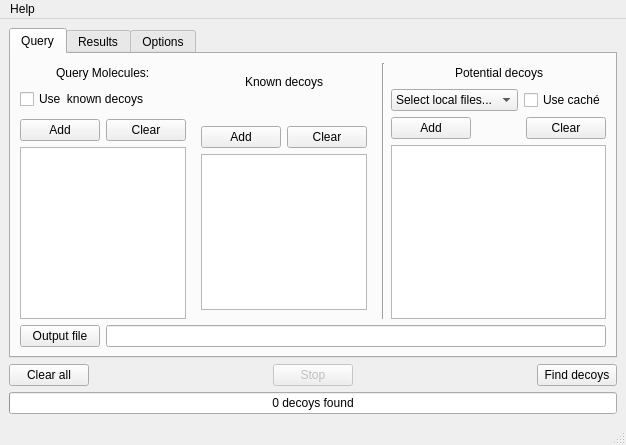
<?xml version="1.0" encoding="UTF-8"?>
<ui version="4.0">
 <class>MainWindow</class>
 <widget class="QMainWindow" name="MainWindow">
  <property name="geometry">
   <rect>
    <x>0</x>
    <y>0</y>
    <width>597</width>
    <height>443</height>
   </rect>
  </property>
  <property name="windowTitle">
   <string>Decoy Finder</string>
  </property>
  <widget class="QWidget" name="centralwidget">
   <layout class="QVBoxLayout" name="verticalLayout_4">
    <item>
     <widget class="QTabWidget" name="tabWidget">
      <property name="enabled">
       <bool>true</bool>
      </property>
      <property name="currentIndex">
       <number>0</number>
      </property>
      <widget class="QWidget" name="tabWidgetPage1">
       <attribute name="title">
        <string>Query</string>
       </attribute>
       <layout class="QVBoxLayout" name="verticalLayout_5">
        <item>
         <layout class="QHBoxLayout" name="horizontalLayout">
          <item>
           <layout class="QVBoxLayout" name="verticalLayout">
            <item>
             <layout class="QHBoxLayout" name="horizontalLayout_4">
              <item>
               <spacer name="horizontalSpacer_15">
                <property name="orientation">
                 <enum>Qt::Horizontal</enum>
                </property>
                <property name="sizeHint" stdset="0">
                 <size>
                  <width>40</width>
                  <height>20</height>
                 </size>
                </property>
               </spacer>
              </item>
              <item>
               <widget class="QLabel" name="label">
                <property name="text">
                 <string>Query Molecules:</string>
                </property>
               </widget>
              </item>
              <item>
               <spacer name="horizontalSpacer_2">
                <property name="orientation">
                 <enum>Qt::Horizontal</enum>
                </property>
                <property name="sizeHint" stdset="0">
                 <size>
                  <width>40</width>
                  <height>20</height>
                 </size>
                </property>
               </spacer>
              </item>
             </layout>
            </item>
            <item>
             <layout class="QGridLayout" name="gridLayout_2">
              <property name="bottomMargin">
               <number>4</number>
              </property>
              <item row="0" column="0">
               <widget class="QCheckBox" name="kdecoysCheckBox">
                <property name="text">
                 <string>Use  known decoys</string>
                </property>
               </widget>
              </item>
             </layout>
            </item>
            <item>
             <layout class="QHBoxLayout" name="horizontalLayout_6">
              <item>
               <widget class="QPushButton" name="addQueryButton">
                <property name="text">
                 <string>Add</string>
                </property>
               </widget>
              </item>
              <item>
               <spacer name="horizontalSpacer_7">
                <property name="orientation">
                 <enum>Qt::Horizontal</enum>
                </property>
                <property name="sizeHint" stdset="0">
                 <size>
                  <width>40</width>
                  <height>20</height>
                 </size>
                </property>
               </spacer>
              </item>
              <item>
               <widget class="QPushButton" name="pushButton">
                <property name="text">
                 <string>Clear</string>
                </property>
               </widget>
              </item>
             </layout>
            </item>
            <item>
             <widget class="QListWidget" name="queryList"/>
            </item>
           </layout>
          </item>
          <item>
           <widget class="QFrame" name="kdecoysFrame">
            <property name="frameShape">
             <enum>QFrame::NoFrame</enum>
            </property>
            <property name="lineWidth">
             <number>0</number>
            </property>
            <layout class="QVBoxLayout" name="verticalLayout_6">
             <item>
              <layout class="QHBoxLayout" name="horizontalLayout_2">
               <item>
                <spacer name="horizontalSpacer_16">
                 <property name="orientation">
                  <enum>Qt::Horizontal</enum>
                 </property>
                 <property name="sizeHint" stdset="0">
                  <size>
                   <width>40</width>
                   <height>20</height>
                  </size>
                 </property>
                </spacer>
               </item>
               <item>
                <widget class="QLabel" name="label_3">
                 <property name="text">
                  <string>Known decoys</string>
                 </property>
                </widget>
               </item>
               <item>
                <spacer name="horizontalSpacer_12">
                 <property name="orientation">
                  <enum>Qt::Horizontal</enum>
                 </property>
                 <property name="sizeHint" stdset="0">
                  <size>
                   <width>40</width>
                   <height>20</height>
                  </size>
                 </property>
                </spacer>
               </item>
              </layout>
             </item>
             <item>
              <layout class="QVBoxLayout" name="verticalLayout_7">
               <property name="topMargin">
                <number>14</number>
               </property>
               <property name="bottomMargin">
                <number>14</number>
               </property>
               <item>
                <spacer name="verticalSpacer">
                 <property name="orientation">
                  <enum>Qt::Vertical</enum>
                 </property>
                 <property name="sizeType">
                  <enum>QSizePolicy::Preferred</enum>
                 </property>
                 <property name="sizeHint" stdset="0">
                  <size>
                   <width>0</width>
                   <height>0</height>
                  </size>
                 </property>
                </spacer>
               </item>
              </layout>
             </item>
             <item>
              <layout class="QHBoxLayout" name="horizontalLayout_9">
               <item>
                <widget class="QPushButton" name="addDecoysButton">
                 <property name="text">
                  <string>Add</string>
                 </property>
                </widget>
               </item>
               <item>
                <spacer name="horizontalSpacer_14">
                 <property name="orientation">
                  <enum>Qt::Horizontal</enum>
                 </property>
                 <property name="sizeHint" stdset="0">
                  <size>
                   <width>40</width>
                   <height>20</height>
                  </size>
                 </property>
                </spacer>
               </item>
               <item>
                <widget class="QPushButton" name="pushButton_4">
                 <property name="text">
                  <string>Clear</string>
                 </property>
                </widget>
               </item>
              </layout>
             </item>
             <item>
              <widget class="QListWidget" name="decoyList"/>
             </item>
            </layout>
           </widget>
          </item>
          <item>
           <widget class="Line" name="line">
            <property name="orientation">
             <enum>Qt::Vertical</enum>
            </property>
           </widget>
          </item>
          <item>
           <layout class="QVBoxLayout" name="verticalLayout_2">
            <item>
             <layout class="QHBoxLayout" name="horizontalLayout_5">
              <item>
               <spacer name="horizontalSpacer_17">
                <property name="orientation">
                 <enum>Qt::Horizontal</enum>
                </property>
                <property name="sizeHint" stdset="0">
                 <size>
                  <width>40</width>
                  <height>20</height>
                 </size>
                </property>
               </spacer>
              </item>
              <item>
               <widget class="QLabel" name="label_2">
                <property name="text">
                 <string>Potential decoys</string>
                </property>
               </widget>
              </item>
              <item>
               <spacer name="horizontalSpacer_11">
                <property name="orientation">
                 <enum>Qt::Horizontal</enum>
                </property>
                <property name="sizeHint" stdset="0">
                 <size>
                  <width>40</width>
                  <height>20</height>
                 </size>
                </property>
               </spacer>
              </item>
             </layout>
            </item>
            <item>
             <layout class="QHBoxLayout" name="horizontalLayout_3">
              <item>
               <widget class="QComboBox" name="dbComboBox">
                <item>
                 <property name="text">
                  <string>Select local files...</string>
                 </property>
                </item>
                <item>
                 <property name="text">
                  <string>ZINC single</string>
                 </property>
                </item>
                <item>
                 <property name="text">
                  <string>ZINC metals</string>
                 </property>
                </item>
                <item>
                 <property name="text">
                  <string>ZINC usual</string>
                 </property>
                </item>
                <item>
                 <property name="text">
                  <string>ZINC all</string>
                 </property>
                </item>
               </widget>
              </item>
              <item>
               <widget class="QCheckBox" name="cacheCheckBox">
                <property name="text">
                 <string>Use caché</string>
                </property>
               </widget>
              </item>
              <item>
               <spacer name="horizontalSpacer_9">
                <property name="orientation">
                 <enum>Qt::Horizontal</enum>
                </property>
                <property name="sizeHint" stdset="0">
                 <size>
                  <width>40</width>
                  <height>20</height>
                 </size>
                </property>
               </spacer>
              </item>
             </layout>
            </item>
            <item>
             <layout class="QHBoxLayout" name="horizontalLayout_8">
              <item>
               <widget class="QPushButton" name="addDButton">
                <property name="text">
                 <string>Add</string>
                </property>
               </widget>
              </item>
              <item>
               <spacer name="horizontalSpacer_10">
                <property name="orientation">
                 <enum>Qt::Horizontal</enum>
                </property>
                <property name="sizeHint" stdset="0">
                 <size>
                  <width>40</width>
                  <height>20</height>
                 </size>
                </property>
               </spacer>
              </item>
              <item>
               <widget class="QPushButton" name="pushButton_2">
                <property name="text">
                 <string>Clear</string>
                </property>
               </widget>
              </item>
             </layout>
            </item>
            <item>
             <widget class="QListWidget" name="dbListWidget"/>
            </item>
           </layout>
          </item>
         </layout>
        </item>
        <item>
         <layout class="QFormLayout" name="formLayout_2">
          <property name="fieldGrowthPolicy">
           <enum>QFormLayout::ExpandingFieldsGrow</enum>
          </property>
          <item row="0" column="0">
           <widget class="QPushButton" name="outDirButton">
            <property name="text">
             <string>Output file</string>
            </property>
           </widget>
          </item>
          <item row="0" column="1">
           <widget class="QLineEdit" name="outputDirectoryLineEdit"/>
          </item>
         </layout>
        </item>
       </layout>
      </widget>
      <widget class="QWidget" name="tab">
       <attribute name="title">
        <string>Results</string>
       </attribute>
       <layout class="QGridLayout" name="gridLayout">
        <item row="0" column="0">
         <widget class="QTableWidget" name="resultsTable">
          <property name="editTriggers">
           <set>QAbstractItemView::NoEditTriggers</set>
          </property>
          <property name="alternatingRowColors">
           <bool>true</bool>
          </property>
          <property name="selectionBehavior">
           <enum>QAbstractItemView::SelectRows</enum>
          </property>
          <column>
           <property name="text">
            <string>Ligand</string>
           </property>
           <property name="textAlignment">
            <set>AlignHCenter|AlignVCenter|AlignCenter</set>
           </property>
          </column>
          <column>
           <property name="text">
            <string>Decoys found</string>
           </property>
           <property name="textAlignment">
            <set>AlignHCenter|AlignVCenter|AlignCenter</set>
           </property>
          </column>
          <column>
           <property name="text">
            <string>Saved to</string>
           </property>
           <property name="textAlignment">
            <set>AlignHCenter|AlignVCenter|AlignCenter</set>
           </property>
          </column>
         </widget>
        </item>
       </layout>
      </widget>
      <widget class="QWidget" name="tabWidgetPage2">
       <attribute name="title">
        <string>Options</string>
       </attribute>
       <layout class="QVBoxLayout" name="verticalLayout_3">
        <item>
         <layout class="QFormLayout" name="_3">
          <property name="fieldGrowthPolicy">
           <enum>QFormLayout::ExpandingFieldsGrow</enum>
          </property>
          <property name="labelAlignment">
           <set>Qt::AlignRight|Qt::AlignTrailing|Qt::AlignVCenter</set>
          </property>
          <property name="formAlignment">
           <set>Qt::AlignCenter</set>
          </property>
          <item row="0" column="0">
           <widget class="QLabel" name="tanimotoCutoffLabel">
            <property name="text">
             <string>Active ligand &lt;-&gt; decoy Tanimoto &lt;</string>
            </property>
            <property name="buddy">
             <cstring>kdecoysFrame</cstring>
            </property>
           </widget>
          </item>
          <item row="0" column="1">
           <widget class="QDoubleSpinBox" name="tanimotoBox">
            <property name="maximum">
             <double>1.000000000000000</double>
            </property>
            <property name="singleStep">
             <double>0.100000000000000</double>
            </property>
           </widget>
          </item>
          <item row="1" column="0">
           <widget class="QLabel" name="hBALabel_2">
            <property name="text">
             <string>HBA ±</string>
            </property>
           </widget>
          </item>
          <item row="1" column="1">
           <widget class="QSpinBox" name="hbaBox"/>
          </item>
          <item row="2" column="0">
           <widget class="QLabel" name="hBDLabel">
            <property name="text">
             <string>HBD ±</string>
            </property>
           </widget>
          </item>
          <item row="2" column="1">
           <widget class="QSpinBox" name="hbdBox"/>
          </item>
          <item row="3" column="0">
           <widget class="QLabel" name="clogPLabel">
            <property name="text">
             <string>ClogP ±</string>
            </property>
           </widget>
          </item>
          <item row="3" column="1">
           <widget class="QDoubleSpinBox" name="clogpBox">
            <property name="singleStep">
             <double>0.100000000000000</double>
            </property>
           </widget>
          </item>
          <item row="4" column="0">
           <widget class="QLabel" name="molecularWeightLabel">
            <property name="text">
             <string>Molecular weight ±</string>
            </property>
           </widget>
          </item>
          <item row="4" column="1">
           <widget class="QSpinBox" name="molwtBox">
            <property name="suffix">
             <string> Da</string>
            </property>
            <property name="maximum">
             <number>999</number>
            </property>
           </widget>
          </item>
          <item row="5" column="0">
           <widget class="QLabel" name="rtotationalBondsLabel">
            <property name="text">
             <string>Rotational bonds ±</string>
            </property>
           </widget>
          </item>
          <item row="5" column="1">
           <widget class="QSpinBox" name="rotbBox"/>
          </item>
          <item row="6" column="0">
           <widget class="QLabel" name="decoyLimitLabel">
            <property name="text">
             <string>Decoy per active ligand limit:</string>
            </property>
           </widget>
          </item>
          <item row="6" column="1">
           <widget class="QSpinBox" name="decoyLimitSpinBox">
            <property name="toolTip">
             <string>Limit how many decoys to find for each ligand. If the limit is 0, there is no limit.</string>
            </property>
            <property name="maximum">
             <number>99999</number>
            </property>
           </widget>
          </item>
          <item row="7" column="0">
           <widget class="QLabel" name="decoyDecoyTanimotoLabel">
            <property name="text">
             <string>Decoy &lt;-&gt; decoy Tanimoto &lt;</string>
            </property>
           </widget>
          </item>
          <item row="7" column="1">
           <widget class="QDoubleSpinBox" name="dTanimotoBox">
            <property name="maximum">
             <double>1.000000000000000</double>
            </property>
            <property name="singleStep">
             <double>0.100000000000000</double>
            </property>
           </widget>
          </item>
          <item row="8" column="0">
           <widget class="QPushButton" name="cacheButton">
            <property name="text">
             <string>Caché directory</string>
            </property>
           </widget>
          </item>
          <item row="8" column="1">
           <widget class="QLineEdit" name="cachDirectoryLineEdit">
            <property name="sizePolicy">
             <sizepolicy hsizetype="Preferred" vsizetype="Fixed">
              <horstretch>0</horstretch>
              <verstretch>0</verstretch>
             </sizepolicy>
            </property>
           </widget>
          </item>
         </layout>
        </item>
        <item>
         <layout class="QHBoxLayout" name="horizontalLayout_7">
          <item>
           <spacer name="horizontalSpacer_4">
            <property name="orientation">
             <enum>Qt::Horizontal</enum>
            </property>
            <property name="sizeHint" stdset="0">
             <size>
              <width>40</width>
              <height>20</height>
             </size>
            </property>
           </spacer>
          </item>
          <item>
           <widget class="QPushButton" name="defaultsButton">
            <property name="text">
             <string>Load Defaults</string>
            </property>
           </widget>
          </item>
          <item>
           <spacer name="horizontalSpacer_5">
            <property name="orientation">
             <enum>Qt::Horizontal</enum>
            </property>
            <property name="sizeHint" stdset="0">
             <size>
              <width>40</width>
              <height>20</height>
             </size>
            </property>
           </spacer>
          </item>
         </layout>
        </item>
       </layout>
      </widget>
     </widget>
    </item>
    <item>
     <layout class="QHBoxLayout" name="_2">
      <item>
       <widget class="QPushButton" name="clearButton">
        <property name="text">
         <string>Clear all</string>
        </property>
       </widget>
      </item>
      <item>
       <spacer name="horizontalSpacer_3">
        <property name="orientation">
         <enum>Qt::Horizontal</enum>
        </property>
        <property name="sizeHint" stdset="0">
         <size>
          <width>40</width>
          <height>20</height>
         </size>
        </property>
       </spacer>
      </item>
      <item>
       <widget class="QPushButton" name="stopButton">
        <property name="enabled">
         <bool>false</bool>
        </property>
        <property name="text">
         <string>Stop</string>
        </property>
       </widget>
      </item>
      <item>
       <spacer name="horizontalSpacer">
        <property name="orientation">
         <enum>Qt::Horizontal</enum>
        </property>
        <property name="sizeHint" stdset="0">
         <size>
          <width>40</width>
          <height>20</height>
         </size>
        </property>
       </spacer>
      </item>
      <item>
       <widget class="QPushButton" name="findDecoysButton">
        <property name="text">
         <string>Find decoys</string>
        </property>
       </widget>
      </item>
     </layout>
    </item>
    <item>
     <widget class="QProgressBar" name="progressBar">
      <property name="value">
       <number>0</number>
      </property>
      <property name="alignment">
       <set>Qt::AlignCenter</set>
      </property>
      <property name="orientation">
       <enum>Qt::Horizontal</enum>
      </property>
      <property name="format">
       <string>%v decoys found</string>
      </property>
     </widget>
    </item>
   </layout>
  </widget>
  <widget class="QMenuBar" name="menubar">
   <property name="geometry">
    <rect>
     <x>0</x>
     <y>0</y>
     <width>597</width>
     <height>23</height>
    </rect>
   </property>
   <widget class="QMenu" name="menuHelp">
    <property name="title">
     <string>Help</string>
    </property>
    <addaction name="actionAbout"/>
   </widget>
   <addaction name="menuHelp"/>
  </widget>
  <widget class="QStatusBar" name="statusbar"/>
  <action name="actionAbout">
   <property name="text">
    <string>About</string>
   </property>
  </action>
 </widget>
 <resources>
  <include location="resources.qrc"/>
 </resources>
 <connections>
  <connection>
   <sender>clearButton</sender>
   <signal>clicked()</signal>
   <receiver>progressBar</receiver>
   <slot>reset()</slot>
   <hints>
    <hint type="sourcelabel">
     <x>48</x>
     <y>374</y>
    </hint>
    <hint type="destinationlabel">
     <x>33</x>
     <y>416</y>
    </hint>
   </hints>
  </connection>
  <connection>
   <sender>clearButton</sender>
   <signal>clicked()</signal>
   <receiver>statusbar</receiver>
   <slot>clearMessage()</slot>
   <hints>
    <hint type="sourcelabel">
     <x>59</x>
     <y>374</y>
    </hint>
    <hint type="destinationlabel">
     <x>49</x>
     <y>442</y>
    </hint>
   </hints>
  </connection>
  <connection>
   <sender>pushButton_4</sender>
   <signal>clicked()</signal>
   <receiver>decoyList</receiver>
   <slot>clear()</slot>
   <hints>
    <hint type="sourcelabel">
     <x>280</x>
     <y>136</y>
    </hint>
    <hint type="destinationlabel">
     <x>275</x>
     <y>193</y>
    </hint>
   </hints>
  </connection>
  <connection>
   <sender>clearButton</sender>
   <signal>clicked()</signal>
   <receiver>decoyList</receiver>
   <slot>clear()</slot>
   <hints>
    <hint type="sourcelabel">
     <x>87</x>
     <y>362</y>
    </hint>
    <hint type="destinationlabel">
     <x>236</x>
     <y>263</y>
    </hint>
   </hints>
  </connection>
  <connection>
   <sender>clearButton</sender>
   <signal>clicked()</signal>
   <receiver>dbListWidget</receiver>
   <slot>clear()</slot>
   <hints>
    <hint type="sourcelabel">
     <x>90</x>
     <y>386</y>
    </hint>
    <hint type="destinationlabel">
     <x>568</x>
     <y>221</y>
    </hint>
   </hints>
  </connection>
  <connection>
   <sender>pushButton_2</sender>
   <signal>clicked()</signal>
   <receiver>dbListWidget</receiver>
   <slot>clear()</slot>
   <hints>
    <hint type="sourcelabel">
     <x>575</x>
     <y>146</y>
    </hint>
    <hint type="destinationlabel">
     <x>576</x>
     <y>299</y>
    </hint>
   </hints>
  </connection>
  <connection>
   <sender>clearButton</sender>
   <signal>clicked()</signal>
   <receiver>queryList</receiver>
   <slot>clear()</slot>
   <hints>
    <hint type="sourcelabel">
     <x>68</x>
     <y>374</y>
    </hint>
    <hint type="destinationlabel">
     <x>75</x>
     <y>283</y>
    </hint>
   </hints>
  </connection>
  <connection>
   <sender>pushButton</sender>
   <signal>clicked()</signal>
   <receiver>queryList</receiver>
   <slot>clear()</slot>
   <hints>
    <hint type="sourcelabel">
     <x>161</x>
     <y>140</y>
    </hint>
    <hint type="destinationlabel">
     <x>169</x>
     <y>256</y>
    </hint>
   </hints>
  </connection>
  <connection>
   <sender>kdecoysCheckBox</sender>
   <signal>toggled(bool)</signal>
   <receiver>kdecoysFrame</receiver>
   <slot>setVisible(bool)</slot>
   <hints>
    <hint type="sourcelabel">
     <x>71</x>
     <y>102</y>
    </hint>
    <hint type="destinationlabel">
     <x>295</x>
     <y>144</y>
    </hint>
   </hints>
  </connection>
 </connections>
</ui>
